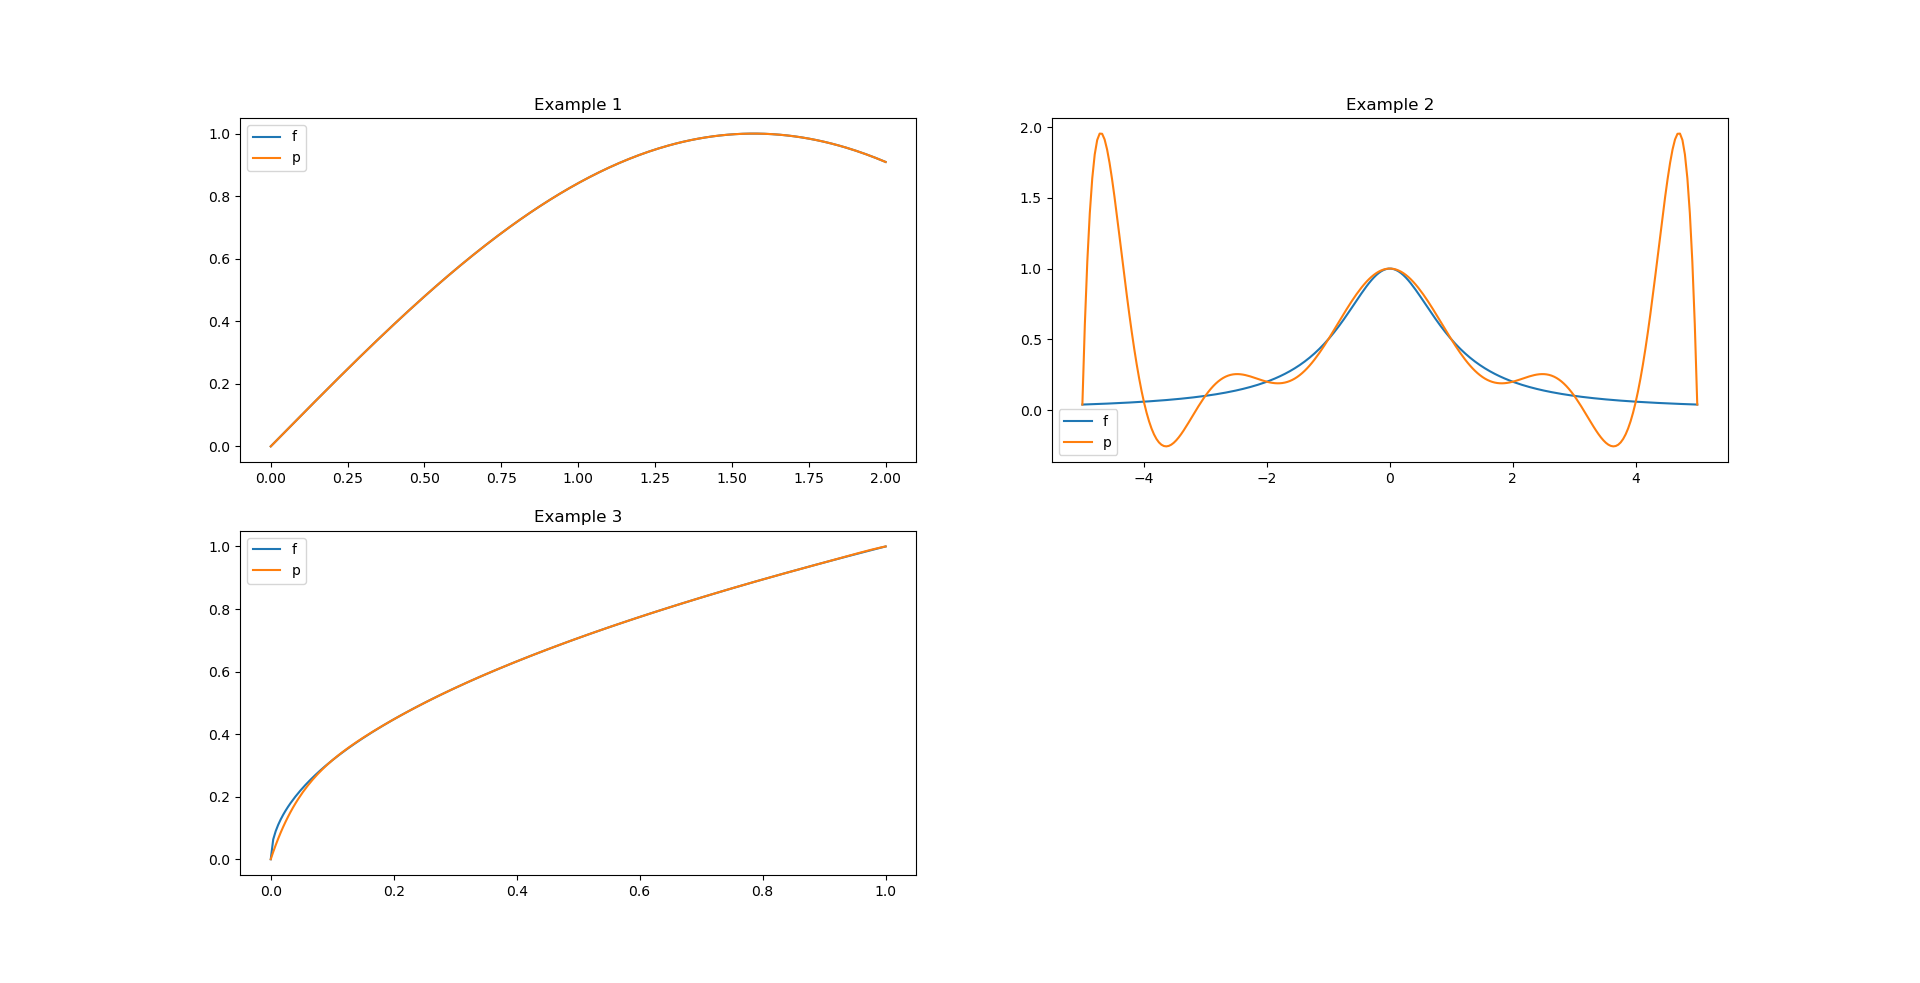

The script that drew this image:
import numpy as np 
import matplotlib.pyplot as plt

def numsteps(a, b, h):
    """ 
        Compute the number of steps. There are (numsteps + 1) node points.
    """
    return( round((b-a)/h) )

def get_divdiff(f, absc):
    """
        Compute the divided difference scheme table. Returns it as an array.
    """
    x = absc
    fk = f(x)

    arr = np.zeros((k+1, k+1))
    arr[0] = fk
    for i in range(1, k + 1):
        for j in range(i, k + 1):
            arr[i][j] = (arr[i-1][j] - arr[i-1][j-1]) / (x[j] - x[j-i])

    return arr

def eval_p(divdiff, absc, z):
    """ 
        Evaluates the interpolating polynomial at a given point z, from the
        divided difference table and abscissae using Horner's scheme.
    """
    x = absc
    k = np.shape(divdiff)[0] - 1
    res = divdiff[k][k]
    for i in range(k-1, 0 - 1, -1):
        res = res * (z-x[i]) + divdiff[i][i]
    return res

def construct_interp_poly(divdiff, absc):
    """
        Constructs a list containing the coefficients of the interpolating
        polynomial which can be computed from the divided difference scheme.
        The i-th element in the list is the i-th degree term coefficient.
    """
    x = absc
    k = np.shape(divdiff)[0] - 1
    p = [divdiff[k][k]]
    for i in range(k-1, 0 - 1, -1):
        p = [0] + p
        for j in range(k-i):
            p[j] = p[j] - x[i] * p[j+1]
        p[0] = p[0] + divdiff[i][i]
    return p
    

fig = plt.figure()    # Preparation to plot functions
print()               # For clarity of the printed output

###-------------------------------------###
###----------- First Example -----------###
###-------------------------------------###

a, b, h = 0, 2, 0.25
f = lambda x: np.sin(x)

k = numsteps(a, b, h)
abscissa = np.linspace(a, b, k + 1)
divdiff = get_divdiff(f, abscissa)

p = construct_interp_poly(divdiff, abscissa)
print("Coefficients of the interpolating polynomial in Example 1 :")
print(p); print()

xSample = np.linspace(a, b, 250)    # Sample points to plot
fSample = f(xSample)
pSample = eval_p(divdiff, abscissa, xSample)
ax1 = fig.add_subplot(2, 2, 1)
ax1.plot(xSample, fSample, label = 'f')
ax1.plot(xSample, pSample, label = 'p')
ax1.set_title('Example 1')
ax1.legend()

###-------------------------------------###
###----------- Second Example ----------###
###-------------------------------------###

a, b, h = -5, 5, 1
f = lambda x: 1/(1+x**2)

k = numsteps(a, b, h)
abscissa = np.linspace(a, b, k + 1)
divdiff = get_divdiff(f, abscissa)

p = construct_interp_poly(divdiff, abscissa)
print("Coefficients of the interpolating polynomial in Example 2 :")
print(p); print()

xSample = np.linspace(a, b, 250)    # Sample points to plot
fSample = f(xSample)
pSample = eval_p(divdiff, abscissa, xSample)
ax2 = fig.add_subplot(2, 2, 2)
ax2.plot(xSample, fSample, label = 'f')
ax2.plot(xSample, pSample, label = 'p')
ax2.set_title('Example 2')
ax2.legend()

###-------------------------------------###
###----------- Third Example -----------###
###-------------------------------------###

a, b, h = 0, 1, 0.1
f = lambda x: np.sqrt(x)

k = numsteps(a, b, h)
abscissa = np.linspace(a, b, k + 1)
divdiff = get_divdiff(f, abscissa)

p = construct_interp_poly(divdiff, abscissa)
print("Coefficients of the interpolating polynomial in Example 3 :")
print(p); print()

xSample = np.linspace(a, b, 250)    # Sample points to plot
fSample = f(xSample)
pSample = eval_p(divdiff, abscissa, xSample)
ax3 = fig.add_subplot(2, 2, 3)
ax3.plot(xSample, fSample, label = 'f')
ax3.plot(xSample, pSample, label = 'p')
ax3.set_title('Example 3')
ax3.legend()

plt.show()    # Show all plotted graphs
